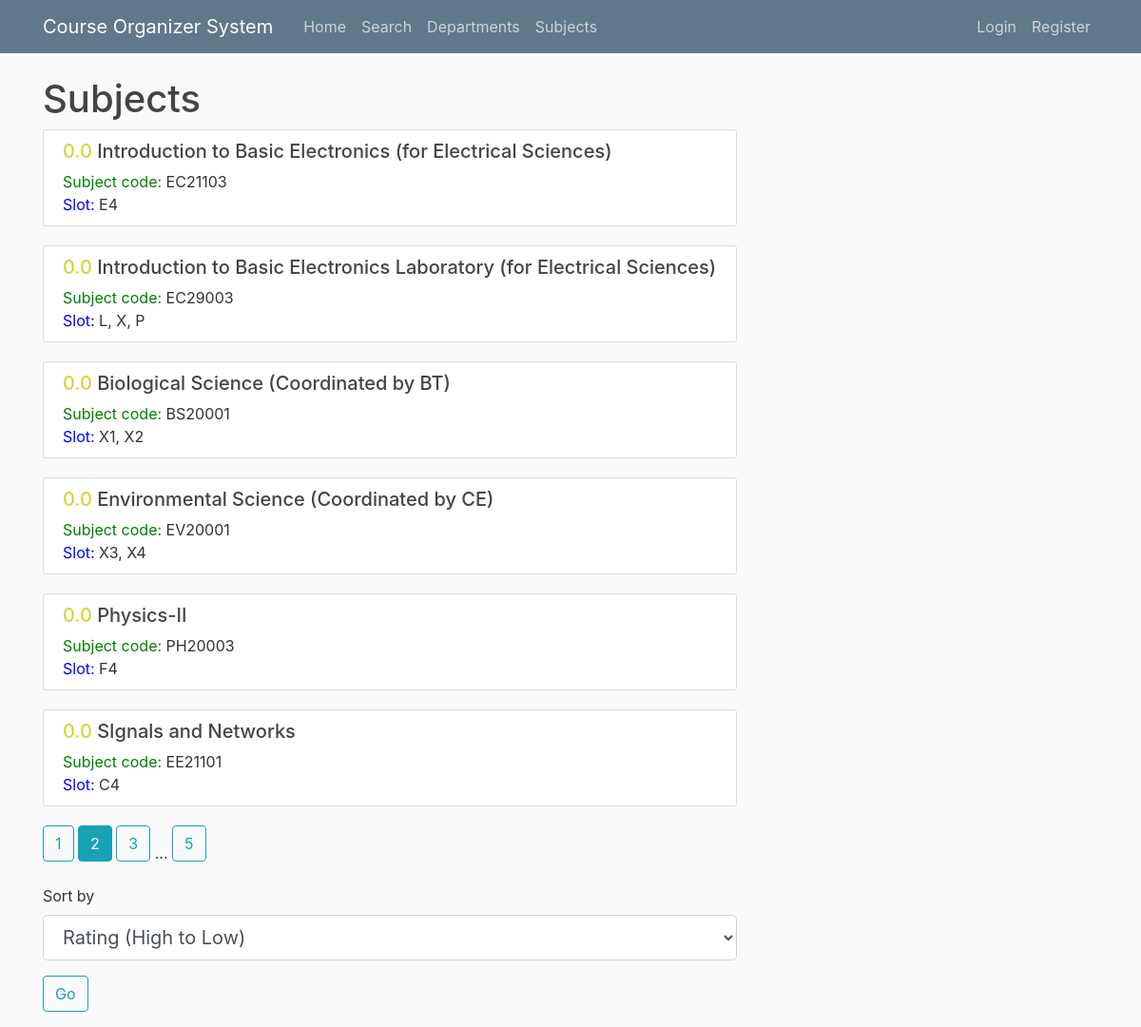
The page /subjects?page=2 on the database its author committed.
### cos/models.py (models this page shows, shortened)
class Subject(db.Model):
    id = db.Column(db.Integer, primary_key=True)
    code = db.Column(db.String(10), nullable=True)
    slot = db.Column(db.String(3), nullable=True)
    title = db.Column(db.String(100), nullable=False)
    content = db.Column(db.Text, nullable=True)
    average_rating = db.Column(db.Float, nullable=True, default=0)
    department_id = db.Column(db.Integer, db.ForeignKey(
        'department.id'), nullable=False)
    user_id = db.Column(db.Integer, db.ForeignKey('user.id'), nullable=True)
    reviews = db.relationship('Review', backref='receiver', lazy=True)

### cos/routes.py (the view, shortened to what this page needs)
@app.route("/subjects", methods=['POST', 'GET'])
def subjects():
    form = SortForm()
    page = request.args.get('page', 1, type=int)
    subjects = Subject.query.paginate(page=page, per_page=6)
    return render_template('subjects.html', subjects=subjects, form=form)

### cos/forms.py
class SortForm(FlaskForm):
    sort = SelectField('Sort by', coerce=int, choices=[(1, 'Rating (High to Low)'), (
        2, 'Rating (Low to High)'), (3, 'Title (alphabetical order)'), (4, 'Subject Code')])
    submit = SubmitField('Go')

### cos/templates/subjects.html
{% extends "layout.html" %}
{% block content %}
    <h1>Subjects</h1>
    {% for subject in subjects.items %}
        <article class="media content-section">
          <div class="media-body">
            <h2 style="font-size:20px"><a class="article-title" href="{{ url_for('view_subject_details', subject_title=subject.title) }}"><font color="d4d43f">{{ subject.average_rating }} </font>{{ subject.title }}</a></h2>
            <a class="article-content"><font color="green">Subject code:</font> {{ subject.code }}</a>
            <br>
            <a class="article-content"><font color="blue">Slot:</font> {{ subject.slot }}</a>
          </div>
        </article>
    {% endfor %}
    {% for page_num in subjects.iter_pages(left_edge=1, right_edge=1, left_current=1, right_current=2) %}
      {% if page_num %}
        {% if subjects.page == page_num %}
          <a class="btn btn-info mb-4" href="{{ url_for('subjects', page=page_num) }}">{{ page_num }}</a>
        {% else %}
          <a class="btn btn-outline-info mb-4" href="{{ url_for('subjects', page=page_num) }}">{{ page_num }}</a>
        {% endif %}
      {% else %}
        ...
      {% endif %}
    {% endfor %}
        <form method="POST" action="" enctype="multipart/form-data">
        <div class="form-group">
                    {{ form.sort.label(class="form-control-label") }}
                    {% if form.sort.errors %}
                        {{ form.sort(class="form-control form-control-lg is-invalid") }}
                        <div class="invalid-feedback">
                            {% for error in form.sort.errors %}
                                <span>{{ error }}</span>
                            {% endfor %}
                        </div>
                    {% else %}
                        {{ form.sort(class="form-control form-control-lg") }}
                    {% endif %}
                  </div>
                  <div class="form-group">
                {{ form.submit(class="btn btn-outline-info") }}
                </div>
              </form>
{% endblock content %}

### cos/static/main.css (style rules this page uses)
body { background: #fafafa; color: #333333; margin-top: 5rem; }
h1, h2, h3, h4, h5, h6 { color: #444444; }
.content-section { background: #ffffff; padding: 10px 20px; border: 1px solid #dddddd; border-radius: 3px; margin-bottom: 20px; }
.article-title { color: #444444; }
.article-content { white-space: pre-line; }

### rows shown on the page
Subject: average_rating "0.0", title "Introduction to Basic Electronics (for Electrical Sciences)", code "EC21103", slot "E4"
Subject: average_rating "0.0", title "Introduction to Basic Electronics Laboratory (for Electrical Sciences)", code "EC29003", slot "L, X, P"
Subject: average_rating "0.0", title "Biological Science (Coordinated by BT)", code "BS20001", slot "X1, X2"
Subject: average_rating "0.0", title "Environmental Science (Coordinated by CE)", code "EV20001", slot "X3, X4"
Subject: average_rating "0.0", title "Physics-II", code "PH20003", slot "F4"
Subject: average_rating "0.0", title "SIgnals and Networks", code "EE21101", slot "C4"

### other values the page prints
{{ page_num }} "1" "3" "5"
{{ page_num }} "2"
